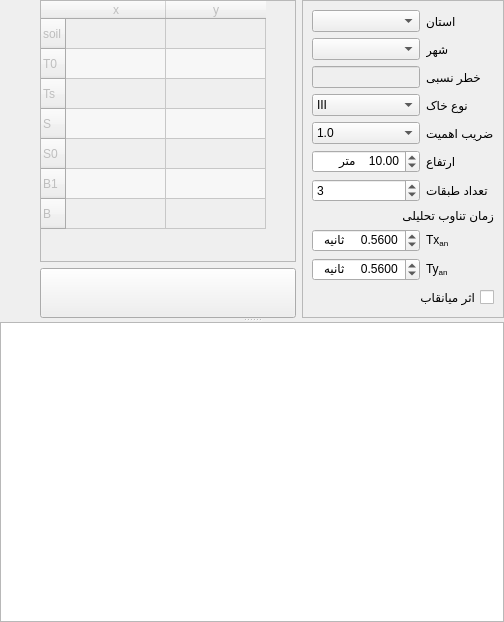
     <widget class="QSplitter" name="v1splitter">
      <property name="orientation">
       <enum>Qt::Vertical</enum>
      </property>
      <widget class="QWidget" name="layoutWidget_2">
       <layout class="QHBoxLayout" name="horizontalLayout">
        <item>
         <spacer name="horizontalSpacer">
          <property name="orientation">
           <enum>Qt::Horizontal</enum>
          </property>
          <property name="sizeHint" stdset="0">
           <size>
            <width>40</width>
            <height>20</height>
           </size>
          </property>
         </spacer>
        </item>
        <item>
         <layout class="QVBoxLayout" name="verticalLayout">
          <item>
           <widget class="QTableWidget" name="soilPropertiesTable">
            <property name="enabled">
             <bool>false</bool>
            </property>
            <property name="layoutDirection">
             <enum>Qt::LeftToRight</enum>
            </property>
            <property name="alternatingRowColors">
             <bool>true</bool>
            </property>
            <property name="rowCount">
             <number>7</number>
            </property>
            <property name="columnCount">
             <number>2</number>
            </property>
            <row>
             <property name="text">
              <string>soil</string>
             </property>
            </row>
            <row>
             <property name="text">
              <string>T0</string>
             </property>
            </row>
            <row>
             <property name="text">
              <string>Ts</string>
             </property>
            </row>
            <row>
             <property name="text">
              <string>S</string>
             </property>
            </row>
            <row>
             <property name="text">
              <string>S0</string>
             </property>
            </row>
            <row>
             <property name="text">
              <string>B1</string>
             </property>
            </row>
            <row>
             <property name="text">
              <string>B</string>
             </property>
            </row>
            <column>
             <property name="text">
              <string>x</string>
             </property>
            </column>
            <column>
             <property name="text">
              <string>y</string>
             </property>
            </column>
           </widget>
          </item>
          <item>
           <widget class="QPushButton" name="calculate_button">
            <property name="sizePolicy">
             <sizepolicy hsizetype="Minimum" vsizetype="Fixed">
              <horstretch>0</horstretch>
              <verstretch>0</verstretch>
             </sizepolicy>
            </property>
            <property name="minimumSize">
             <size>
              <width>0</width>
              <height>50</height>
             </size>
            </property>
            <property name="font">
             <font>
              <pointsize>14</pointsize>
              <italic>true</italic>
             </font>
            </property>
            <property name="cursor">
             <cursorShape>PointingHandCursor</cursorShape>
            </property>
            <property name="toolTip">
             <string>اجرا</string>
            </property>
            <property name="layoutDirection">
             <enum>Qt::RightToLeft</enum>
            </property>
            <property name="autoFillBackground">
             <bool>false</bool>
            </property>
            <property name="text">
             <string/>
            </property>
            <property name="icon">
             <iconset resource="../../civiltools.qrc">
              <normaloff>:/civiltools/civilTools/images/run.svg</normaloff>:/civiltools/civilTools/images/run.svg</iconset>
            </property>
            <property name="iconSize">
             <size>
              <width>100</width>
              <height>100</height>
             </size>
            </property>
            <property name="shortcut">
             <string>Ctrl+S</string>
            </property>
            <property name="checkable">
             <bool>false</bool>
            </property>
            <property name="flat">
             <bool>false</bool>
            </property>
           </widget>
          </item>
         </layout>
        </item>
        <item>
         <widget class="QFrame" name="frame">
          <property name="layoutDirection">
           <enum>Qt::LeftToRight</enum>
          </property>
          <property name="frameShape">
           <enum>QFrame::StyledPanel</enum>
          </property>
          <property name="frameShadow">
           <enum>QFrame::Raised</enum>
          </property>
          <layout class="QGridLayout" name="gridLayout_2">
           <item row="0" column="0">
            <widget class="QComboBox" name="ostanBox"/>
           </item>
           <item row="2" column="0">
            <widget class="QLineEdit" name="accText">
             <property name="enabled">
              <bool>false</bool>
             </property>
            </widget>
           </item>
           <item row="4" column="1">
            <widget class="QLabel" name="I_label">
             <property name="mouseTracking">
              <bool>false</bool>
             </property>
             <property name="whatsThis">
              <string>&lt;!DOCTYPE HTML PUBLIC &quot;-//W3C//DTD HTML 4.0//EN&quot; &quot;http://www.w3.org/TR/REC-html40/strict.dtd&quot;&gt;
&lt;html&gt;&lt;head&gt;&lt;meta name=&quot;qrichtext&quot; content=&quot;1&quot; /&gt;&lt;style type=&quot;text/css&quot;&gt;
p, li { white-space: pre-wrap; }
&lt;/style&gt;&lt;/head&gt;&lt;body style=&quot; font-family:'Noto Sans'; font-size:10pt; font-weight:400; font-style:normal;&quot;&gt;
&lt;p dir='rtl' style=&quot; margin-top:0px; margin-bottom:0px; margin-left:0px; margin-right:0px; -qt-block-indent:0; text-indent:0px;&quot;&gt;&lt;span style=&quot; font-size:12pt; font-weight:600; color:#0000ff;&quot;&gt;گروه۱- ساختمانهای «با اهمیت خیلی زیاد»&lt;/span&gt;&lt;br /&gt;این گروه شامل دو دسته زیر است:&lt;br /&gt;&lt;span style=&quot; font-weight:600; font-style:italic; text-decoration: underline;&quot;&gt;الف - ساختمان های ضروری:&lt;/span&gt;&lt;span style=&quot; font-weight:600; font-style:italic; text-decoration: underline;&quot;&gt; &lt;/span&gt;این گروه شامل ساختمانهایی است که قابل استفاده بودن انها پس از وقوع زلزله اهمیت خاصی دارد و وقفه در بهره برداری از آنها غیرمستقیم موجب افزایش تلفات و خسارات می شود؛ مانند بیمارستان ها و درمانگاه ها، مراکز آتش نشانی، مراکز و تأسیسات آبرسانی، ساختمانهای نیروگاهها و تأسیسات برقرسانی، برج های مراقبت فرودگاهها، مراکز مخابرات، رادیو و تلویزیون، تأسیسات نظامی و انتظامی، مراکز کمکرسانی و به طور کلی تمام ساختمانهایی که استفاده از انها در نجات و امداد مؤثر می باشد. &lt;/p&gt;
&lt;p dir='rtl' style=&quot; margin-top:0px; margin-bottom:0px; margin-left:0px; margin-right:0px; -qt-block-indent:0; text-indent:0px;&quot;&gt;&lt;span style=&quot; font-weight:600; font-style:italic;&quot;&gt;ب - ساختمانهای خطرزا: &lt;/span&gt;این گروه شامل ساختمان ها و تأسیساتی است که خرابی آنها موجب انتشار گسترده مواد سمی و مضر در کوتاهمدت و درازمدت برای محیط زیست می شوند، مانند کارخانه های تولیدکننده مواد شیمیایی خاصی،&lt;br /&gt;&lt;span style=&quot; font-size:12pt; font-weight:600; color:#0000ff;&quot;&gt;گروه ۲- ساختمانهای «با اهمیت زیاد»&lt;/span&gt;&lt;br /&gt;این گروه شامل سه دسته زیر است: &lt;/p&gt;
&lt;p dir='rtl' style=&quot; margin-top:0px; margin-bottom:0px; margin-left:0px; margin-right:0px; -qt-block-indent:0; text-indent:0px;&quot;&gt;&lt;span style=&quot; font-weight:600; font-style:italic;&quot;&gt;الف- ساختمانهایی که خرابی آنها موجب تلفات زیاد می شود:&lt;/span&gt; مانند مدارس، مساجد، استادیومها، سینما و تئاترها، سالن های اجتماعات، فروشگاه های بزرگ، ترمینالهای مسافری و یا هر فضای سرپوشیده دیگری که محل تجمع بیش از ۳۰۰ نفر در زیر یک سقف باشد.&lt;/p&gt;
&lt;p dir='rtl' style=&quot; margin-top:0px; margin-bottom:0px; margin-left:0px; margin-right:0px; -qt-block-indent:0; text-indent:0px;&quot;&gt;&lt;span style=&quot; font-weight:600; font-style:italic;&quot;&gt;ب - ساختمانهایی که خرابی آنها سبب از دست رفتن ثروت ملی میگردد:&lt;/span&gt; مانند موزه ها، کتابخانه ها، و به طور کلی مراکزی که در آنها اسناد و مدارک ملی و یا آثار پر ارزش دیگری نگهداری میشود. &lt;/p&gt;
&lt;p dir='rtl' style=&quot; margin-top:0px; margin-bottom:0px; margin-left:0px; margin-right:0px; -qt-block-indent:0; text-indent:0px;&quot;&gt;&lt;span style=&quot; font-weight:600; font-style:italic;&quot;&gt;پ – ساختمانها و تأسیسات صنعتی&lt;/span&gt; که خرابی آنها موجب آلودگی محیط زیست و یا آتش سوزی وسیع میشود مانند پالایشگاه ها، انبارهای سوخت و مراکز گازرسانی. &lt;/p&gt;
&lt;p dir='rtl' style=&quot; margin-top:0px; margin-bottom:0px; margin-left:0px; margin-right:0px; -qt-block-indent:0; text-indent:0px;&quot;&gt;&lt;span style=&quot; font-size:12pt; font-weight:600; color:#0000ff;&quot;&gt;گروه ۳- ساختمانهای «با اهمیت متوسط»&lt;/span&gt; &lt;/p&gt;
&lt;p dir='rtl' style=&quot; margin-top:0px; margin-bottom:0px; margin-left:0px; margin-right:0px; -qt-block-indent:0; text-indent:0px;&quot;&gt;این گروه ساختمانها شامل کلیه ساختمانهای مشمول این آییننامه، بجز ساختمانهای عنوان شده در سه گروه دیگر می باشند، مانند ساختمانهای مسکونی و اداری و تجاری، هتلها، پارکینگهای چند طبقه، انبارها، کارگاهها، ساختمانهای صنعتی گروه&lt;/p&gt;
&lt;p dir='rtl' style=&quot; margin-top:0px; margin-bottom:0px; margin-left:0px; margin-right:0px; -qt-block-indent:0; text-indent:0px;&quot;&gt;&lt;span style=&quot; font-size:12pt; font-weight:600; color:#0000ff;&quot;&gt; ۴- ساختمانهای «با اهمیت کم»&lt;/span&gt;&lt;span style=&quot; color:#0000ff;&quot;&gt; &lt;/span&gt;&lt;/p&gt;
&lt;p dir='rtl' style=&quot; margin-top:0px; margin-bottom:0px; margin-left:0px; margin-right:0px; -qt-block-indent:0; text-indent:0px;&quot;&gt;این گروه شامل دو دسته زیر است: &lt;/p&gt;
&lt;p dir='rtl' style=&quot; margin-top:0px; margin-bottom:0px; margin-left:0px; margin-right:0px; -qt-block-indent:0; text-indent:0px;&quot;&gt;&lt;span style=&quot; font-weight:600; font-style:italic;&quot;&gt;الف- ساختمانهایی که خسارت نسبتاً کمی از خرابی آنها حادث میشود&lt;/span&gt; و احتمال بروز تلفات جانی انسانی در آنها بسیار کم است، مانند انبارهای کشاورزی و سالن های نگهداری دام. &lt;/p&gt;
&lt;p dir='rtl' style=&quot; margin-top:0px; margin-bottom:0px; margin-left:0px; margin-right:0px; -qt-block-indent:0; text-indent:0px;&quot;&gt;&lt;span style=&quot; font-weight:600; font-style:italic;&quot;&gt;ب - ساختمانهای موقتی&lt;/span&gt; که مدت بهره برداری از آنها کمتر از ۲ سال است.&lt;/p&gt;&lt;/body&gt;&lt;/html&gt;</string>
             </property>
             <property name="text">
              <string>ضریب اهمیت</string>
             </property>
             <property name="scaledContents">
              <bool>false</bool>
             </property>
             <property name="alignment">
              <set>Qt::AlignRight|Qt::AlignTrailing|Qt::AlignVCenter</set>
             </property>
            </widget>
           </item>
           <item row="1" column="0">
            <widget class="QComboBox" name="shahrBox"/>
           </item>
           <item row="4" column="0">
            <widget class="QComboBox" name="IBox">
             <property name="currentIndex">
              <number>1</number>
             </property>
             <item>
              <property name="text">
               <string>0.8</string>
              </property>
             </item>
             <item>
              <property name="text">
               <string>1.0</string>
              </property>
             </item>
             <item>
              <property name="text">
               <string>1.2</string>
              </property>
             </item>
             <item>
              <property name="text">
               <string>1.4</string>
              </property>
             </item>
            </widget>
           </item>
           <item row="3" column="0">
            <widget class="QComboBox" name="soilType">
             <property name="currentIndex">
              <number>2</number>
             </property>
             <item>
              <property name="text">
               <string>I</string>
              </property>
             </item>
             <item>
              <property name="text">
               <string>II</string>
              </property>
             </item>
             <item>
              <property name="text">
               <string>III</string>
              </property>
             </item>
             <item>
              <property name="text">
               <string>IV</string>
              </property>
             </item>
            </widget>
           </item>
           <item row="1" column="1">
            <widget class="QLabel" name="label_6">
             <property name="text">
              <string>شهر</string>
             </property>
             <property name="alignment">
              <set>Qt::AlignRight|Qt::AlignTrailing|Qt::AlignVCenter</set>
             </property>
            </widget>
           </item>
           <item row="5" column="1">
            <widget class="QLabel" name="label_4">
             <property name="whatsThis">
              <string>ارتفاع ساختمان</string>
             </property>
             <property name="text">
              <string>ارتفاع</string>
             </property>
             <property name="alignment">
              <set>Qt::AlignRight|Qt::AlignTrailing|Qt::AlignVCenter</set>
             </property>
            </widget>
           </item>
           <item row="3" column="1">
            <widget class="QLabel" name="label_2">
             <property name="text">
              <string>نوع خاک</string>
             </property>
             <property name="alignment">
              <set>Qt::AlignRight|Qt::AlignTrailing|Qt::AlignVCenter</set>
             </property>
            </widget>
           </item>
           <item row="2" column="1">
            <widget class="QLabel" name="label_11">
             <property name="text">
              <string>خطر نسبی</string>
             </property>
             <property name="alignment">
              <set>Qt::AlignRight|Qt::AlignTrailing|Qt::AlignVCenter</set>
             </property>
            </widget>
           </item>
           <item row="6" column="0">
            <widget class="QSpinBox" name="storySpinBox">
             <property name="minimum">
              <number>1</number>
             </property>
             <property name="maximum">
              <number>100</number>
             </property>
             <property name="value">
              <number>3</number>
             </property>
            </widget>
           </item>
           <item row="6" column="1">
            <widget class="QLabel" name="label_5">
             <property name="toolTip">
              <string>&lt;html&gt;&lt;head/&gt;&lt;body&gt;&lt;p&gt;فقط برای کنترل محدودیت های نوع سیستم جانبی استفاده میشود.&lt;/p&gt;&lt;/body&gt;&lt;/html&gt;</string>
             </property>
             <property name="text">
              <string>تعداد طبقات</string>
             </property>
             <property name="alignment">
              <set>Qt::AlignRight|Qt::AlignTrailing|Qt::AlignVCenter</set>
             </property>
            </widget>
           </item>
           <item row="0" column="1">
            <widget class="QLabel" name="label">
             <property name="text">
              <string>استان</string>
             </property>
             <property name="alignment">
              <set>Qt::AlignRight|Qt::AlignTrailing|Qt::AlignVCenter</set>
             </property>
            </widget>
           </item>
           <item row="14" column="0" colspan="2">
            <widget class="QCheckBox" name="infillCheckBox">
             <property name="toolTip">
              <string>&lt;html&gt;&lt;head/&gt;&lt;body&gt;&lt;p&gt;فقط برای قابهای خمشی فعال می باشد.&lt;/p&gt;&lt;/body&gt;&lt;/html&gt;</string>
             </property>
             <property name="layoutDirection">
              <enum>Qt::RightToLeft</enum>
             </property>
             <property name="text">
              <string>اثر میانقاب</string>
             </property>
            </widget>
           </item>
           <item row="11" column="1">
            <widget class="QLabel" name="label_10">
             <property name="text">
              <string>&lt;html&gt;&lt;head/&gt;&lt;body&gt;&lt;p&gt;Ty&lt;span style=&quot; vertical-align:sub;&quot;&gt;an&lt;/span&gt;&lt;/p&gt;&lt;/body&gt;&lt;/html&gt;</string>
             </property>
            </widget>
           </item>
           <item row="10" column="1">
            <widget class="QLabel" name="label_9">
             <property name="text">
              <string>&lt;html&gt;&lt;head/&gt;&lt;body&gt;&lt;p&gt;Tx&lt;span style=&quot; vertical-align:sub;&quot;&gt;an&lt;/span&gt;&lt;/p&gt;&lt;/body&gt;&lt;/html&gt;</string>
             </property>
            </widget>
           </item>
           <item row="8" column="0" rowspan="2" colspan="2">
            <widget class="QLabel" name="label_7">
             <property name="layoutDirection">
              <enum>Qt::RightToLeft</enum>
             </property>
             <property name="autoFillBackground">
              <bool>false</bool>
             </property>
             <property name="frameShape">
              <enum>QFrame::NoFrame</enum>
             </property>
             <property name="frameShadow">
              <enum>QFrame::Plain</enum>
             </property>
             <property name="text">
              <string>&lt;html&gt;&lt;head/&gt;&lt;body&gt;&lt;p align=&quot;right&quot;&gt;زمان تناوب تحلیلی&lt;/p&gt;&lt;/body&gt;&lt;/html&gt;</string>
             </property>
             <property name="alignment">
              <set>Qt::AlignRight|Qt::AlignTrailing|Qt::AlignVCenter</set>
             </property>
            </widget>
           </item>
           <item row="10" column="0">
            <widget class="QDoubleSpinBox" name="xTAnalaticalSpinBox">
             <property name="suffix">
              <string>     ثانیه</string>
             </property>
             <property name="decimals">
              <number>4</number>
             </property>
             <property name="minimum">
              <double>0.010000000000000</double>
             </property>
             <property name="maximum">
              <double>10.000000000000000</double>
             </property>
             <property name="singleStep">
              <double>0.050000000000000</double>
             </property>
             <property name="value">
              <double>0.560000000000000</double>
             </property>
            </widget>
           </item>
           <item row="5" column="0">
            <widget class="QDoubleSpinBox" name="HSpinBox">
             <property name="whatsThis">
              <string>ارتفاع ساختمان</string>
             </property>
             <property name="suffix">
              <string>    متر</string>
             </property>
             <property name="minimum">
              <double>1.000000000000000</double>
             </property>
             <property name="value">
              <double>10.000000000000000</double>
             </property>
            </widget>
           </item>
           <item row="11" column="0">
            <widget class="QDoubleSpinBox" name="yTAnalaticalSpinBox">
             <property name="suffix">
              <string>     ثانیه</string>
             </property>
             <property name="decimals">
              <number>4</number>
             </property>
             <property name="minimum">
              <double>0.010000000000000</double>
             </property>
             <property name="maximum">
              <double>10.000000000000000</double>
             </property>
             <property name="singleStep">
              <double>0.050000000000000</double>
             </property>
             <property name="value">
              <double>0.560000000000000</double>
             </property>
            </widget>
           </item>
           <item row="15" column="0">
            <spacer name="verticalSpacer_2">
             <property name="orientation">
              <enum>Qt::Vertical</enum>
             </property>
             <property name="sizeHint" stdset="0">
              <size>
               <width>20</width>
               <height>40</height>
              </size>
             </property>
            </spacer>
           </item>
          </layout>
         </widget>
        </item>
       </layout>
      </widget>
      <widget class="QTableView" name="structure_properties_table">
       <property name="enabled">
        <bool>true</bool>
       </property>
       <property name="minimumSize">
        <size>
         <width>250</width>
         <height>300</height>
        </size>
       </property>
       <property name="layoutDirection">
        <enum>Qt::RightToLeft</enum>
       </property>
      </widget>
     </widget>
